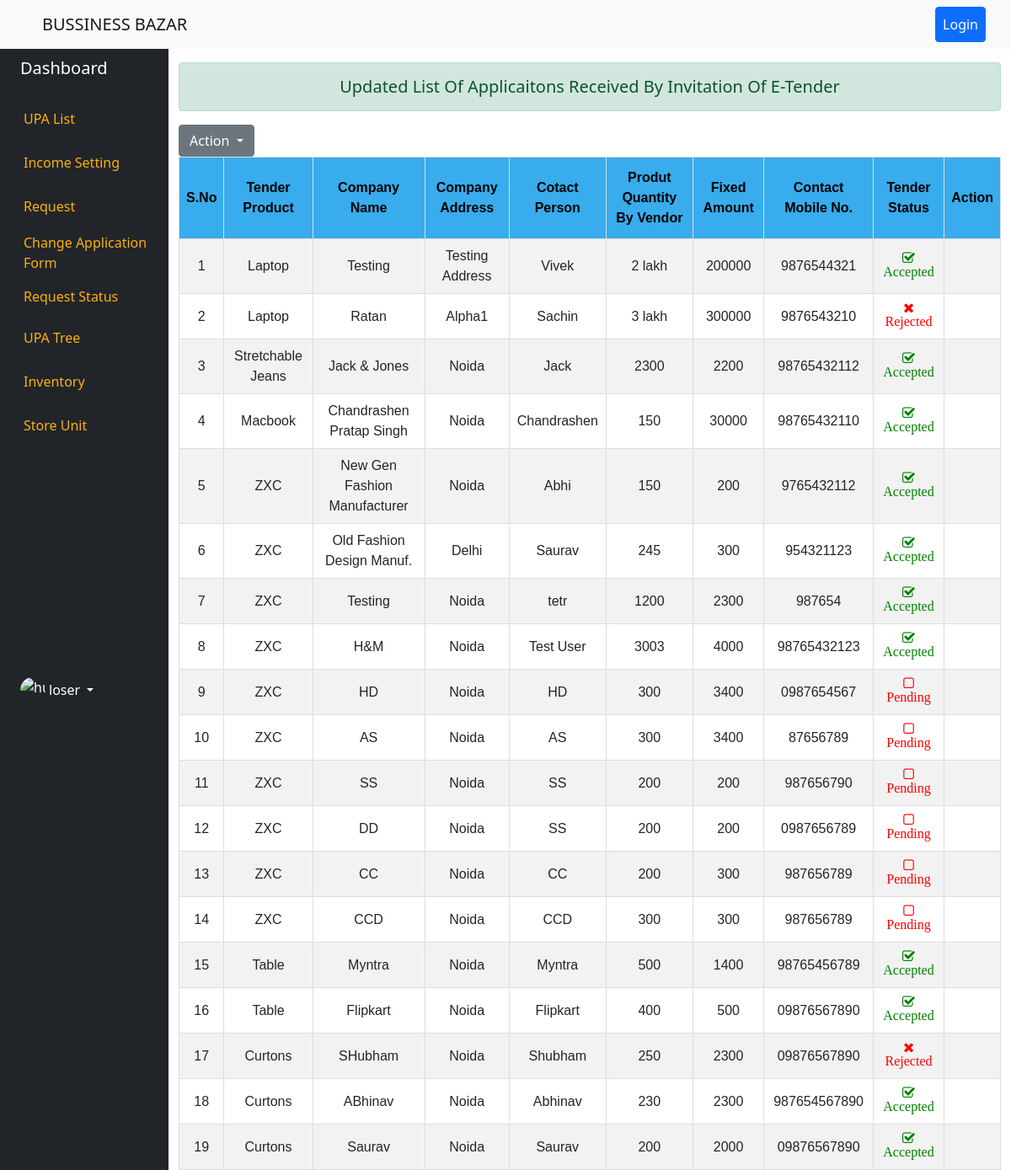
Screenshot of /tender_fill_list/ with the database file from the repository.
### dashboard/models.py (models this page shows, shortened)
class TenderRaise(models.Model):
    TENDER_STATUS = (
        ('Pending','Pending'),
        ('Rejected','Rejected'),
        ('Accepted','Accepted'),
        ('Negotiated','Negotiated'),
    )
    tender_product = models.ForeignKey(TenderProduct,on_delete=models.SET_NULL,blank=True, null=True)
    company_name = models.CharField(max_length=200,blank=True, null=True)
    company_address = models.CharField(max_length=200,blank=True, null=True)
    contact_person = models.CharField(max_length=200,blank=True, null=True)
    amount_range = models.CharField(max_length=100,blank=True, null=True) # product quantity
    fixed_amount = models.PositiveIntegerField(blank=True, null=True) # product amount for sell.
    negotiate_quantity = models.PositiveIntegerField(default=0,blank=True, null=True)
    negotiate_price = models.PositiveIntegerField(default=0,blank=True, null=True)
    total_product_quantity = models.PositiveIntegerField(default=0,blank=True, null=True)
    contact_mobile = models.CharField(max_length=12,blank=True, null=True)
    tender_status = models.CharField(max_length=10,choices=TENDER_STATUS,default="Pending",blank=True, null=True)
    negotiation_update = models.DateTimeField(auto_now=True,blank=True, null=True)
    def __str__(self):
        return f'{self.tender_product}'

class TenderProduct(models.Model):
    tender_product_no = models.PositiveIntegerField(unique=True,blank=True, null=True)
    product_image = models.ImageField(upload_to = "tender_product/image/",blank=True, null=True)
    product_name = models.CharField(max_length=200,blank=True, null=True)
    amount = models.PositiveIntegerField(blank=True, null=True)
    active = models.BooleanField(default=False,blank=True, null=True)
    tender_date = models.DateTimeField(blank=True, null=True)
    tender_product_quantity = models.PositiveIntegerField(blank=True, null=True)
    total_product_quantity_by_vendor = models.IntegerField(blank=True, null=True,default=0)
    created_by = models.ForeignKey(User,on_delete=models.SET_NULL,blank=True, null=True,related_name="create_tender")
    updated_by = models.ForeignKey(User,on_delete=models.SET_NULL,blank=True, null=True,related_name="update_tender")
    def __str__(self):
        return f'{self.product_name}'

### dashboard/views.py (the view)
# urls.py: path('tender_fill_list/',tender_fillup_list,name="tender_fill_list"),
def tender_fillup_list(request):
    tender_fill_ups = TenderRaise.objects.all()
    print(tender_fill_ups)
    context = {'tenders':tender_fill_ups}
    return render(request,'dashboard/tender_fillup_list.html',context)

### templates/dashboard/tender_fillup_list.html (shortened to what this page needs)
{% extends "base.html" %}
{% block content %}
<div class="container-fluid">
    <div class="row flex-nowrap">
        {% include 'left_panel.html' %}
        <div class="col">
            <h5 class="alert alert-success text-center mt-3">Updated List Of Applicaitons Received By Invitation Of E-Tender</h5>
            <div class="btn-group">
            <button type="button" class="btn btn-secondary dropdown-toggle" data-bs-toggle="dropdown" aria-expanded="false">
                Action
            </button>
            </div>
                <table id="customers">
                    <tr>
                      <th>S.No</th>
                      <th>Tender Product</th>
                      <th>Company Name</th>
                      <th>Company Address</th>
                      <th>Cotact Person</th>
                      <th>Produt Quantity By Vendor</th>
                      <th>Fixed Amount</th>
                      <th>Contact Mobile No.</th>
                      <th>Tender Status</th>
                      <th>Action</th>
                    </tr>
                    {% for firm in tenders %}
                    <tr>
                        <td>{{forloop.counter}}</td>
                        <td>{{firm.tender_product.product_name}}</td>
                        <td>{{firm.company_name}}</td>
                        <td>{{firm.company_address}}</td>
                        <td>{{firm.contact_person}}</td>
                        <td>{{firm.amount_range}}</td>
                        <td>{{firm.fixed_amount}}</td>
                        <td>{{firm.contact_mobile}}</td>
                        <td>
                            {% if firm.tender_status == "Pending" %}
                            <i class="fa fa-square-o" aria-hidden="true" style="color: red"> {{firm.tender_status}}</i>
                            {% elif firm.tender_status == "Accepted" %}
                            <i class="fa fa-check-square-o" aria-hidden="true" style="color: green;"> {{firm.tender_status}}</i>
                            {% else %}
                            <i class="fa fa-times" aria-hidden="true" style="color: red;"> {{firm.tender_status}}</i>
                            {% endif %}
                        </td>
                        <td>
                        </td>
                    </tr>
                    {% endfor %}
                </table>
        </div>
    </div>
</div>
{% endblock content %}

### static/style.css (style rules this page uses)
#customers { font-family: Arial, Helvetica, sans-serif; border-collapse: collapse; width: 100%; }
#customers td, #customers th { border: 1px solid #ddd; padding: 8px; }
#customers tr:nth-child(even) { background-color: #f2f2f2; }
#customers th { padding-top: 12px; padding-bottom: 12px; text-align: center; background-color: #38ACEC; color: black; }
#customers td { text-align: center; }

### rows the page displays
TenderRaise: tender_product.product_name "Laptop", company_name "Testing", company_address "Testing Address", contact_person "Vivek", amount_range "2 lakh", fixed_amount "200000", contact_mobile "9876544321", tender_status "Accepted"
TenderRaise: tender_product.product_name "Laptop", company_name "Ratan", company_address "Alpha1", contact_person "Sachin", amount_range "3 lakh", fixed_amount "300000", contact_mobile "9876543210", tender_status "Rejected"
TenderRaise: tender_product.product_name "Stretchable Jeans", company_name "Jack & Jones", company_address "Noida", contact_person "Jack", amount_range "2300", fixed_amount "2200", contact_mobile "98765432112", tender_status "Accepted"
TenderRaise: tender_product.product_name "Macbook", company_name "Chandrashen Pratap Singh", company_address "Noida", contact_person "Chandrashen", amount_range "150", fixed_amount "30000", contact_mobile "98765432110", tender_status "Accepted"
TenderRaise: tender_product.product_name "ZXC", company_name "New Gen Fashion Manufacturer", company_address "Noida", contact_person "Abhi", amount_range "150", fixed_amount "200", contact_mobile "9765432112", tender_status "Accepted"
TenderRaise: tender_product.product_name "ZXC", company_name "Old Fashion Design Manuf.", company_address "Delhi", contact_person "Saurav", amount_range "245", fixed_amount "300", contact_mobile "954321123", tender_status "Accepted"
TenderRaise: tender_product.product_name "ZXC", company_name "Testing", company_address "Noida", contact_person "tetr", amount_range "1200", fixed_amount "2300", contact_mobile "987654", tender_status "Accepted"
TenderRaise: tender_product.product_name "ZXC", company_name "H&M", company_address "Noida", contact_person "Test User", amount_range "3003", fixed_amount "4000", contact_mobile "98765432123", tender_status "Accepted"
TenderRaise: tender_product.product_name "ZXC", company_name "HD", company_address "Noida", contact_person "HD", amount_range "300", fixed_amount "3400", contact_mobile "0987654567", tender_status "Pending"
TenderRaise: tender_product.product_name "ZXC", company_name "AS", company_address "Noida", contact_person "AS", amount_range "300", fixed_amount "3400", contact_mobile "87656789", tender_status "Pending"
TenderRaise: tender_product.product_name "ZXC", company_name "SS", company_address "Noida", contact_person "SS", amount_range "200", fixed_amount "200", contact_mobile "987656790", tender_status "Pending"
TenderRaise: tender_product.product_name "ZXC", company_name "DD", company_address "Noida", contact_person "SS", amount_range "200", fixed_amount "200", contact_mobile "0987656789", tender_status "Pending"
TenderRaise: tender_product.product_name "ZXC", company_name "CC", company_address "Noida", contact_person "CC", amount_range "200", fixed_amount "300", contact_mobile "987656789", tender_status "Pending"
TenderRaise: tender_product.product_name "ZXC", company_name "CCD", company_address "Noida", contact_person "CCD", amount_range "300", fixed_amount "300", contact_mobile "987656789", tender_status "Pending"
TenderRaise: tender_product.product_name "Table", company_name "Myntra", company_address "Noida", contact_person "Myntra", amount_range "500", fixed_amount "1400", contact_mobile "98765456789", tender_status "Accepted"
TenderRaise: tender_product.product_name "Table", company_name "Flipkart", company_address "Noida", contact_person "Flipkart", amount_range "400", fixed_amount "500", contact_mobile "09876567890", tender_status "Accepted"
TenderRaise: tender_product.product_name "Curtons", company_name "SHubham", company_address "Noida", contact_person "Shubham", amount_range "250", fixed_amount "2300", contact_mobile "09876567890", tender_status "Rejected"
TenderRaise: tender_product.product_name "Curtons", company_name "ABhinav", company_address "Noida", contact_person "Abhinav", amount_range "230", fixed_amount "2300", contact_mobile "987654567890", tender_status "Accepted"
TenderRaise: tender_product.product_name "Curtons", company_name "Saurav", company_address "Noida", contact_person "Saurav", amount_range "200", fixed_amount "2000", contact_mobile "09876567890", tender_status "Accepted"
